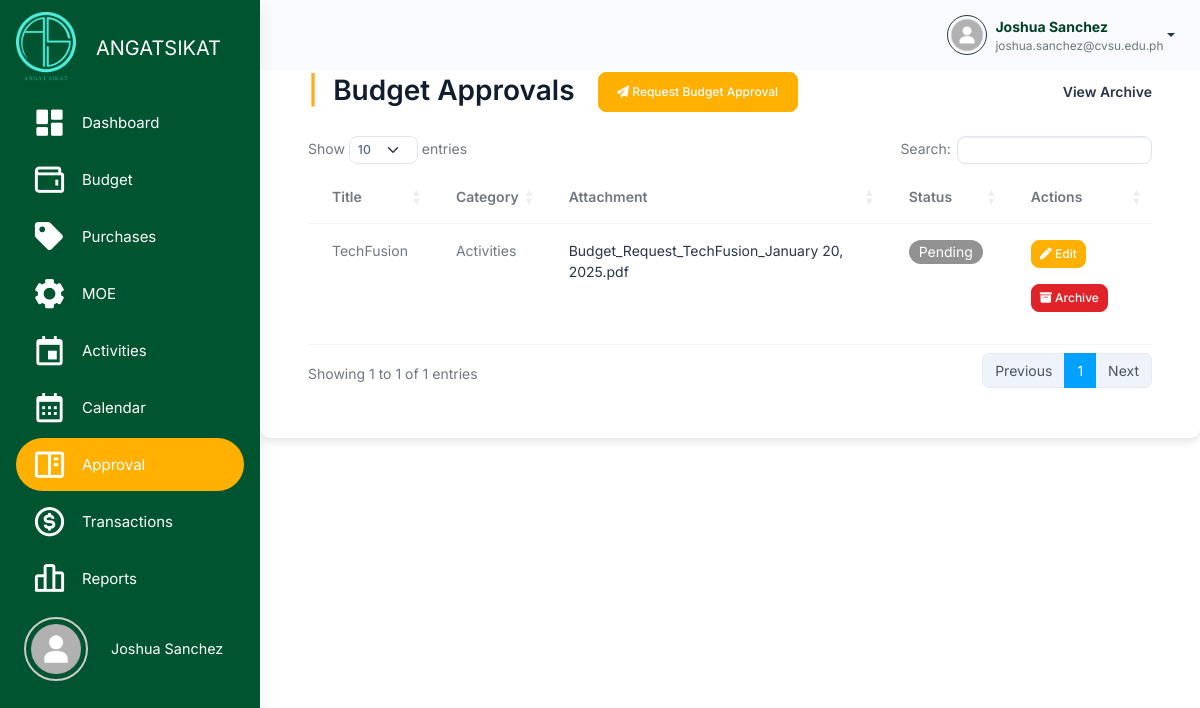
/src/budget_management/budget_approval_table.php (signed in), run on the app's committed database.
### tables this page shows
CREATE TABLE `users` (
  `user_id` int(11) NOT NULL,
  `username` varchar(100) NOT NULL,
  `password` varchar(255) NOT NULL,
  `profile_picture` varchar(255) NOT NULL,
  `first_name` varchar(255) NOT NULL,
  `last_name` varchar(255) NOT NULL,
  `email` varchar(100) NOT NULL,
  `role` enum('admin','officer','member') NOT NULL,
  `organization_id` int(11) DEFAULT NULL,
  `archived` tinyint(1) DEFAULT 0,
  `created_at` timestamp NOT NULL DEFAULT current_timestamp(),
  `position` enum('President','Treasurer') NOT NULL,
  `failed_attempts` int(11) DEFAULT 0,
  `is_locked` tinyint(1) DEFAULT 0,
  `last_failed_attempt` datetime DEFAULT NULL
);

CREATE TABLE `budget_approvals` (
  `approval_id` int(11) NOT NULL,
  `organization_id` int(11) NOT NULL,
  `title` varchar(255) NOT NULL,
  `category` enum('Activities','Purchases','Maintenance') NOT NULL,
  `attachment` varchar(255) NOT NULL,
  `created_at` timestamp NOT NULL DEFAULT current_timestamp(),
  `created_by` int(11) NOT NULL,
  `status` enum('Pending','Approved','Disapproved') DEFAULT 'Pending',
  `archived` tinyint(4) NOT NULL DEFAULT 0
);

### src/user_query.php (called while the page is built, shortened)
<?php
$user_id = $_SESSION['user_id'];
$user_query = "SELECT * FROM users WHERE user_id = '$user_id'";
$user_result = mysqli_query($conn, $user_query);
if ($user_result && mysqli_num_rows($user_result) > 0) {
    $user = mysqli_fetch_assoc($user_result);
    $firstname = $user['first_name'];
    $lastname = $user['last_name'];
    $fullname = $firstname . ' ' . $lastname;
    $email = $user['email'];
} else {
    echo "Error fetching user data: " . mysqli_error($conn);
    exit();
}
?>

### src/organization_query.php (called while the page is built, shortened)
<?php
$organization_id =  $_SESSION['organization_id'];
?>

### src/budget_management/budget_approval_table.php (the view, shortened to what this page needs)
<?php
include '../connection.php';
include '../user_query.php';
include '../organization_query.php';
?>
<!DOCTYPE html>
<html lang="en">
<head>
    <link rel="stylesheet" href="https://cdn.jsdelivr.net/npm/bootstrap@5.3.0/dist/css/bootstrap.min.css">
    <link rel="stylesheet" href="https://cdn.datatables.net/1.13.6/css/dataTables.bootstrap5.min.css">
    <link rel="stylesheet" href="../assets/css/styles.min.css">
    <link rel="stylesheet" href="../budget_management/css/budget.css">
    <link rel="stylesheet" href="../activity_management/css/activities.css" />
    <link href="https://unpkg.com/boxicons@2.1.4/css/boxicons.min.css" rel="stylesheet">
    <link rel="stylesheet" href="https://cdnjs.cloudflare.com/ajax/libs/font-awesome/6.6.0/css/all.min.css">
    <link rel="stylesheet" href="https://cdn.datatables.net/2.1.7/css/dataTables.bootstrap.min.css" />
</head>
<body>
    <div class="page-wrapper" id="main-wrapper" data-layout="vertical" data-navbarbg="skin6" data-sidebartype="full"
        data-sidebar-position="fixed" data-header-position="fixed">
        <aside class="left-sidebar" id="sidebar">
            <div>
                <div class="brand-logo d-flex align-items-center justify-content-between">
                    <a class="text-nowrap logo-img">
                        <img src="../assets/images/logos/neon_sikat.png" alt="Angat Sikat Logo" class="logo contain"
                            style="width: 60px; height: auto;" />
                    </a>
                    <span class="logo-text">ANGATSIKAT</span>
                </div>
                <nav class="sidebar-nav scroll-sidebar" data-simplebar="">
                    <ul id="sidebarnav">
                        <li class="sidebar-item">
                            <a class="sidebar-link" href="../dashboard/officer_dashboard.php" aria-expanded="false">
                                <i class="bx bxs-dashboard" style="color: #fff; font-size: 35px;"></i>
                                <span class="hide-menu">Dashboard</span>
                            </a>
                        </li>
                        <ul id="sidebarnav">
                            <li class="sidebar-item">
                                <a class="sidebar-link" aria-expanded="false" data-tooltip="Budget"
                                    onclick="toggleSubmenu(event)">
                                    <i class="bx bx-wallet" style="color: #fff; font-size: 35px;"></i>
                                    <span class="hide-menu">Budget</span>
                                </a>
                            </li>
                            <li class="sidebar-item">
                                <a class="sidebar-link" href="../budget_management/purchases/purchases.php" aria-expanded="false">
                                    <i class="bx bxs-purchase-tag" style="color: #fff; font-size: 35px;"></i>
                                    <span class="hide-menu">Purchases</span>
                                </a>
                            </li>
                            <li class="sidebar-item">
                                <a class="sidebar-link" href="../budget_management/maintenance/maintenance.php" aria-expanded="false">
                                    <i class="bx bxs-cog" style="color: #fff; font-size: 35px;"></i>
                                    <span class="hide-menu">MOE</span>
                                </a>
                            </li>
                            <li class="sidebar-item">
                                <a class="sidebar-link" href="../activity_management/activities.php" aria-expanded="false"
                                    data-tooltip="Activities">
                                    <i class="bx bx-calendar-event" style="color: #fff; font-size: 35px;"></i>
                                    <span class="hide-menu">Activities</span>
                                </a>
                            </li>
                            <li class="sidebar-item">
                                <a class="sidebar-link" href="../activity_management/calendar.php" aria-expanded="false"
                                    data-tooltip="Calendar">
                                    <i class="bx bx-calendar" style="color: #fff; font-size: 35px;"></i>
                                    <span class="hide-menu">Calendar</span>
                                </a>
                            </li>
                            <li class="sidebar-item">
                                <a class="sidebar-link" href="../budget_management/budget_approval_table.php" aria-expanded="false"
                                    data-tooltip="Approval">
                                    <i class="bx bx-book-content" style="color: #fff; font-size: 35px;"></i>
                                    <span class="hide-menu">Approval</span>
                                </a>
                            </li>
                            <li class="sidebar-item">
                                <a class="sidebar-link" aria-expanded="false" data-tooltip="Income & Expenses"
                                    onclick="toggleSubmenu(event)">
                                    <i class="bx bx-dollar-circle" style="color: #fff; font-size: 35px;"></i>
                                    <span class="hide-menu">Transactions</span>
                                </a>
                            </li>
                        </ul>
                        <li class="sidebar-item">
                            <a class="sidebar-link" href="../reports/reports.php" aria-expanded="false"
                                data-tooltip="Manage Events">
                                <i class="bx bx-bar-chart-alt-2" style="color: #fff; font-size: 35px;"></i>
                                <span class="hide-menu">Reports</span>
                            </a>
                        </li>
                        <li class="sidebar-item profile-container">
                            <a class="sidebar-link" href="../user/profile.php" aria-expanded="false"
                                data-tooltip="Profile" style="display: flex; align-items: center; padding: 0.5rem;">
                                <div class="profile-pic-border"
                                    style="height: 4rem; width: 4rem; display: flex; justify-content: center; align-items: center; overflow: hidden; border-radius: 50%; border: 2px solid #ccc;">
                                    <img src="<?php echo !empty($profile_picture) ? '../user/' . htmlspecialchars($profile_picture) : '../user/uploads/default.png'; ?>"
                                        alt="Profile Picture" class="profile-pic"
                                        style="height: 100%; width: 100%; object-fit: cover;" />
                                </div>
                                <span class="profile-name" style="margin-left: 0.5rem; font-size: 0.9rem;">
                                    <?php echo htmlspecialchars($user['first_name']) . ' ' . htmlspecialchars($user['last_name']); ?>
                                </span>
                            </a>
                        </li>
                    </ul>
                </nav>
            </div>
        </aside>
        <div class="body-wrapper">
            <header class="app-header">
                <nav class="navbar navbar-expand-lg navbar-light">
                    <div class="navbar-collapse justify-content-end px-0" id="navbarNav">
                        <ul class="navbar-nav flex-row ms-auto align-items-center justify-content-end">
                            <li class="nav-item dropdown">
                                <div class="dropdown">
                                    <a href="#" class="dropdown-toggle d-flex align-items-center"
                                        data-bs-toggle="dropdown" aria-expanded="false" style="text-decoration: none;">
                                        <img class="border border-dark rounded-circle"
                                            src="<?php echo !empty($profile_picture) ? '../user/' . $profile_picture : '../user/uploads/default.png'; ?>"
                                            alt="Profile"
                                            style="width: 40px; height: 40px; margin-left: 10px; object-fit: cover;">
                                        <div class="d-flex flex-column align-items-start ms-2">
                                            <span style="font-weight: bold; color: #004024;">
                                                <?php echo htmlspecialchars($fullname); ?>
                                            </span>
                                            <span style="font-size: 0.85em; color: #6c757d;">
                                                <?php echo htmlspecialchars($email); ?>
                                            </span>
                                        </div>
                                    </a>
                                </div>
                            </li>
                        </ul>
                    </div>
                </nav>
            </header>
            <div class="container mt-4 p-5">
                <h2 class="mb-4 d-flex align-items-center justify-content-between">
                    <div>
                        <span class="text-warning fw-bold me-2">|</span> Budget Approvals
                        <button type="button" class="btn btn-primary ms-3" data-bs-toggle="modal"
                            data-bs-target="#budgetApprovalModal"
                            style="height: 40px; width: 200px; border-radius: 8px; font-size: 12px;">
                            <i class="fa-solid fa-paper-plane"></i> Request Budget Approval
                        </button>
                    </div>
                    <a href="budget_approvals_archive.php" class="text-gray text-decoration-none fw-bold"
                        style="font-size: 14px;">
                        View Archive
                    </a>
                </h2>
                <div class="table-responsive" style="max-height: 400px;">
                    <table id="budgetApprovalsTable" class="table mt-4">
                        <thead>
                            <tr>
                                <th>Title</th>
                                <th>Category</th>
                                <th>Attachment</th>
                                <th>Status</th>
                                <th>Actions</th>
                            </tr>
                        </thead>
                        <tbody>
                            <?php
                            $approvalsQuery = "SELECT * FROM budget_approvals WHERE organization_id = $organization_id AND archived = 0";
                            $approvalsResult = mysqli_query($conn, $approvalsQuery);
                            while ($row = mysqli_fetch_assoc($approvalsResult)) {
                                ?>
                                <tr>
                                    <td><?php echo $row['title']; ?></td>
                                    <td><?php echo ucfirst($row['category']); ?></td>
                                    <td>
                                        <a href="uploads/<?php echo $row['attachment']; ?>"
                                        class='link-offset-2 link-underline link-underline-opacity-0' target="_blank">
                                            <?php echo $row['attachment']; ?>
                                        </a>
                                    </td>
                                    <td>
                                        <?php
                                        if ($row['status'] == 'Pending') {
                                            echo "<span class='badge rounded-pill pending'>";
                                        } elseif ($row['status'] == 'Approved') {
                                            echo "<span class='badge rounded-pill approved'>";
                                        } elseif ($row['status'] == 'Disapproved') {
                                            echo "<span class='badge rounded-pill disapproved'>";
                                        }
                                        echo ucfirst($row['status']);
                                        ?>
                                        </span>
                                    </td>
                                    <td>
                                        <button class='btn btn-primary btn-sm edit-btn mb-3' data-bs-toggle='modal'
                                                data-bs-target='#editBudgetApprovalModal'
                                                data-id="<?php echo $row['approval_id']; ?>">
                                            <i class='fa-solid fa-pen'></i> Edit
                                        </button>
                                        <button class='btn btn-danger btn-sm archive-btn mb-3'
                                                data-id="<?php echo $row['approval_id']; ?>">
                                            <i class='fa-solid fa-box-archive'></i> Archive
                                        </button>
                                    </td>
                                </tr>
                                <?php
                            }
                            ?>
                        </tbody>
                    </table>
                </div>
            </div>
        </div>
    </div>
</body>
</html>

### data on the page
users: first_name "Joshua", last_name "Sanchez", fullname "Joshua Sanchez", email "joshua.sanchez@cvsu.edu.ph"
budget_approvals: title "TechFusion", category "Activities", attachment "Budget_Request_TechFusion_January 20, 2025.pdf", status "Pending"
